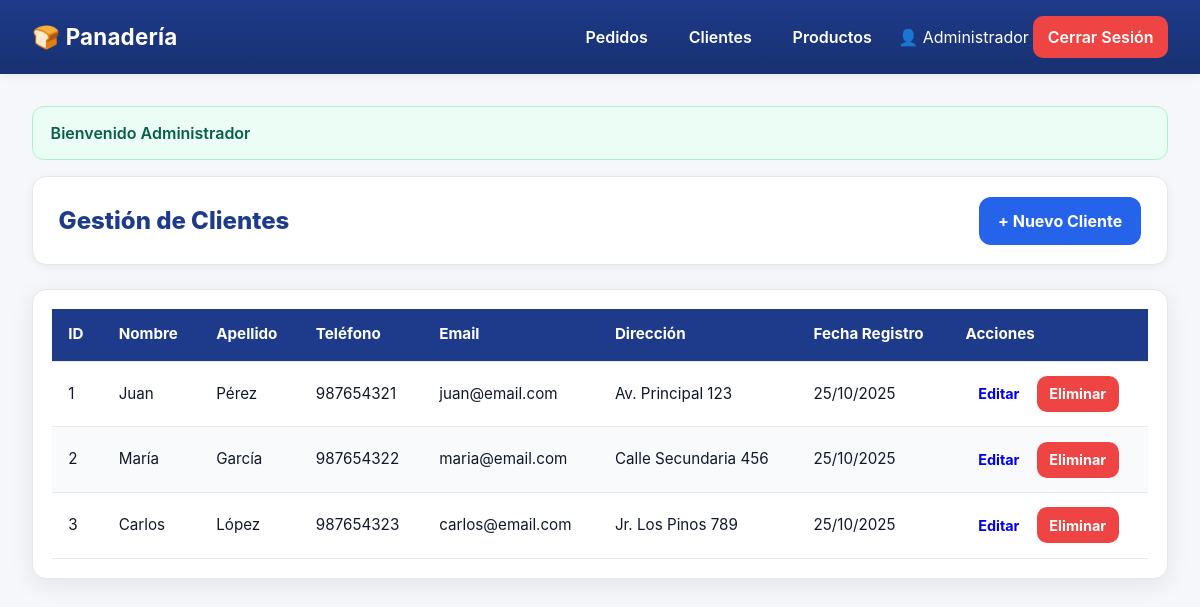
Screenshot of /index.php?controller=cliente&action=index (signed in) with the database file from the repository.
### tables this page shows
CREATE TABLE clientes (
    id INT AUTO_INCREMENT PRIMARY KEY,
    nombre VARCHAR(100) NOT NULL,
    apellido VARCHAR(100) NOT NULL,
    telefono VARCHAR(20) NOT NULL,
    direccion TEXT NOT NULL,
    email VARCHAR(100) NOT NULL,
    fecha_registro TIMESTAMP DEFAULT CURRENT_TIMESTAMP
);

### controllers/ClienteController.php (called while the page is built, shortened)
<?php
require_once 'models/Cliente.php';
class ClienteController {
    public function index() {
        $cliente = new Cliente();
        $stmt = $cliente->leer();
        $clientes = $stmt->fetchAll(PDO::FETCH_ASSOC);
        require_once 'views/clientes/index.php';
    }
}
?>

### models/Cliente.php (called while the page is built, shortened)
<?php
require_once 'config/database.php';
class Cliente {
    private $conn;
    private $table = "clientes";
    public function __construct() {
        $database = new Database();
        $this->conn = $database->getConnection();
    }
    public function leer() {
        $query = "SELECT * FROM " . $this->table . " ORDER BY fecha_registro DESC";
        $stmt = $this->conn->prepare($query);
        $stmt->execute();
        return $stmt;
    }
}
?>

### config/database.php (called while the page is built, shortened)
<?php
class Database {
    private $host = "localhost";
    private $db_name = "panaderia_db";
    private $username = "root";
    private $password = "";
    public function getConnection() {
        $this->conn = null;
        try {
            $this->conn = new PDO(
                "mysql:host=" . $this->host . ";dbname=" . $this->db_name,
                $this->username,
                $this->password
            );
            $this->conn->exec("set names utf8");
            $this->conn->setAttribute(PDO::ATTR_ERRMODE, PDO::ERRMODE_EXCEPTION);
        } catch(PDOException $exception) {
            echo "Error de conexión: " . $exception->getMessage();
        }
        return $this->conn;
    }
}
?>

### views/clientes/index.php (the view)
<?php include 'views/layout/header.php'; ?>
<div class="content-header">
    <h2>Gestión de Clientes</h2>
    <a href="index.php?controller=cliente&action=crear" class="btn btn-primary">+ Nuevo Cliente</a>
</div>
<div class="table-container">
    <table class="table">
        <thead>
            <tr>
                <th>ID</th>
                <th>Nombre</th>
                <th>Apellido</th>
                <th>Teléfono</th>
                <th>Email</th>
                <th>Dirección</th>
                <th>Fecha Registro</th>
                <th>Acciones</th>
            </tr>
        </thead>
        <tbody>
            <?php foreach($clientes as $cliente): ?>
            <tr>
                <td><?php echo $cliente['id']; ?></td>
                <td><?php echo $cliente['nombre']; ?></td>
                <td><?php echo $cliente['apellido']; ?></td>
                <td><?php echo $cliente['telefono']; ?></td>
                <td><?php echo $cliente['email']; ?></td>
                <td><?php echo $cliente['direccion']; ?></td>
                <td><?php echo date('d/m/Y', strtotime($cliente['fecha_registro'])); ?></td>
                <td>
                    <a href="index.php?controller=cliente&action=editar&id=<?php echo $cliente['id']; ?>" class="btn btn-small btn-warning">Editar</a>
                    <a href="index.php?controller=cliente&action=eliminar&id=<?php echo $cliente['id']; ?>" class="btn btn-small btn-danger" onclick="return confirm('¿Estás seguro?')">Eliminar</a>
                </td>
            </tr>
            <?php endforeach; ?>
        </tbody>
    </table>
</div>
<?php include 'views/layout/footer.php'; ?>

### assets/css/style.css (style rules this page uses)
* { margin: 0; padding: 0; box-sizing: border-box; }
:root { --bg:#f5f7fb; --surface:#ffffff; --surface-2:#f9fafb; --border:#e5e7eb; --text:#111827; --muted:#6b7280; --primary:#1e3a8a; --primary-600:#2563eb; --primary-700:#1d4ed8; --primary-50:#eff6ff; --success:#22c55e; --success-700:#16a34a; --danger:#ef4444; --danger-700:#dc2626; --info:#0ea5e9; --radius:14px; --radius-sm:10px; --shadow-sm:0 2px 10px rgba(0,0,0,.06); --shadow-md:0 6px 24px rgba(0,0,0,.08); --shadow-lg:0 10px 40px rgba(0,0,0,.12); --trans: all .25s ease; --grad-start:#1e3a8a; --grad-mid:#2563eb; --grad-end:#0ea5e9; }
html, body { min-height: 100%; }
body { font-family: 'Inter', 'Segoe UI', Tahoma, Geneva, Verdana, sans-serif; background: var(--bg); color: var(--text); line-height: 1.5; }
.btn { padding: .75rem 1.2rem; border:none; border-radius: 12px; cursor:pointer; font-size: 1rem; font-weight: 700; transition: var(--trans); text-align:center; display:inline-flex; align-items:center; justify-content:center; gap:.5rem; text-decoration: none; }
.btn, a.btn, .btn:hover, .btn:focus, a.btn:hover, a.btn:focus { text-decoration: none !important; }
a.btn { text-decoration: none !important; }
.btn-primary { background: var(--primary-600); color:#fff; }
.btn-danger { background: var(--danger); color:#fff; }
.btn-small { padding:.45rem .8rem; font-size:.9rem; border-radius:10px; }
.content-header { background: var(--surface); padding: 1.2rem 1.6rem; border-radius: var(--radius); margin-bottom: 1.5rem; display:flex; justify-content:space-between; align-items:center; box-shadow: var(--shadow-sm); border:1px solid var(--border); }
.content-header h2 { color: var(--primary); font-weight:800; }
.table-container { background: var(--surface); padding: 1.2rem; border-radius: var(--radius); box-shadow: var(--shadow-md); overflow-x:auto; border:1px solid var(--border); }
.table { width:100%; border-collapse: collapse; }
.table thead { background: var(--primary); color:#fff; }
.table th, .table td { padding: .9rem 1rem; text-align:left; border-bottom:1px solid var(--border); font-size:.95rem; }
.table tbody tr:nth-child(even) { background: var(--surface-2); }

### rows the page displays
clientes: id "1", nombre "Juan", apellido "Pérez", telefono "987654321", email "juan@email.com", direccion "Av. Principal 123", fecha_registro "25/10/2025"
clientes: id "2", nombre "María", apellido "García", telefono "987654322", email "maria@email.com", direccion "Calle Secundaria 456", fecha_registro "25/10/2025"
clientes: id "3", nombre "Carlos", apellido "López", telefono "987654323", email "carlos@email.com", direccion "Jr. Los Pinos 789", fecha_registro "25/10/2025"

### other values shown
$_SESSION['usuario_nombre'] "Administrador"
$message['message'] "Bienvenido Administrador"
